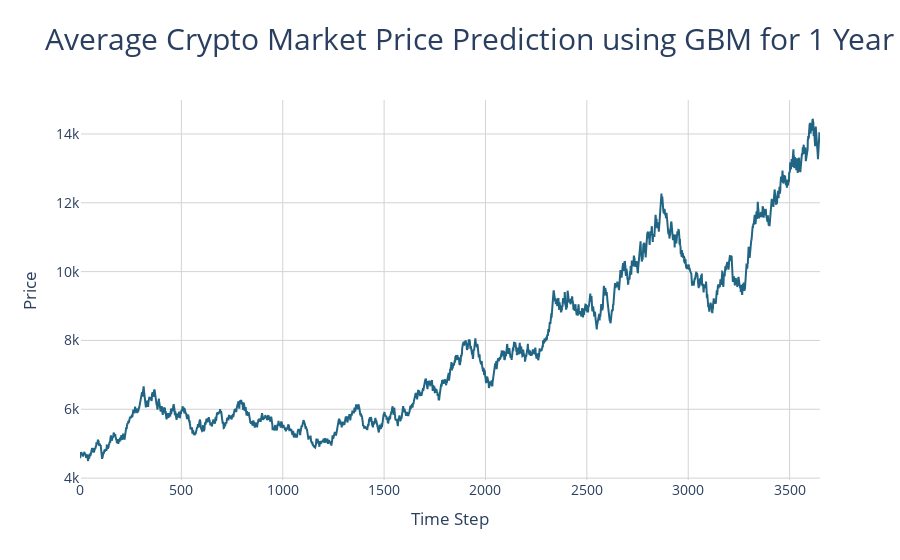

This figure's notebook cell:
### Code cell
# Create the plot
fig = go.Figure()

# Add the simulated prices line
fig.add_trace(go.Scatter(
    x=list(range(len(simulated_prices))),
    y=simulated_prices,
    mode='lines',
    name='Simulated Prices',
    line=dict(color='#206583', width=2)
))

# Update layout for aesthetics
fig.update_layout(
    title={
        'text': 'Average Crypto Market Price Prediction using GBM for 1 Year',
        'font': {
            'size': 30
        }
    },
    xaxis_title='Time Step',
    yaxis_title='Price',
    font=dict(size=14),
    plot_bgcolor='white',
    xaxis=dict(showgrid=True, gridcolor='lightgrey'),
    yaxis=dict(showgrid=True, gridcolor='lightgrey')
)

### Figure 1 — Plotly figure (JSON) as saved in the notebook; plotly's stock layout.template omitted (floating-point values rounded to 4 significant figures; data arrays with more than 128 entries replaced by an {"elided": "..."} marker saying what was removed)
{"data": [{"line": {"color": "#206583", "width": 2}, "mode": "lines", "name": "Simulated Prices", "type": "scatter", "x": {"elided": "3651 int values"}, "y": {"elided": "3651 float values"}}], "layout": {"font": {"size": 14}, "plot_bgcolor": "white", "title": {"font": {"size": 30}, "text": "Average Crypto Market Price Prediction using GBM for 1 Year"}, "xaxis": {"gridcolor": "lightgrey", "showgrid": true, "title": {"text": "Time Step"}}, "yaxis": {"gridcolor": "lightgrey", "showgrid": true, "title": {"text": "Price"}}}}
